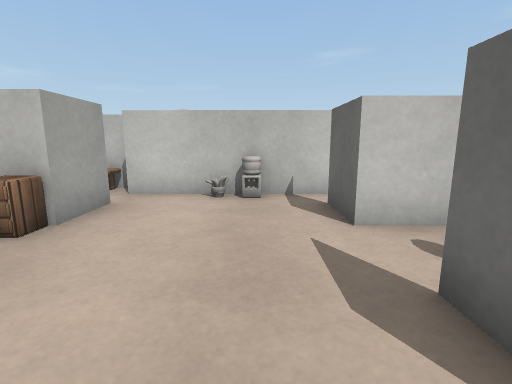
View 1 (above)

12 first-person views from a walk through a scene from a Unity 3-D project. The camera is 0.62 m above the floor, tilts 10° down and sees 85° across. The floor is counted in squares, 0.5 m on a side. Each view is taken from the middle of a square. On the plan, view 1 faces up. The plan holds only what a view shows up to about 13 squares ahead; the rest is blank. The player character is not drawn. Surface patterns are stand-ins for the level's own textures.

View 2
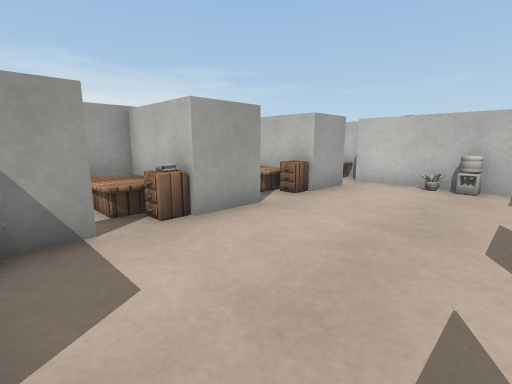

View 3
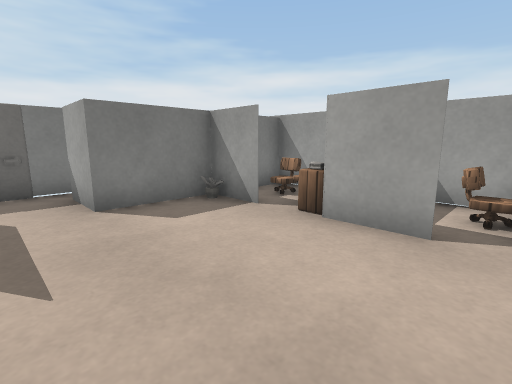

View 4
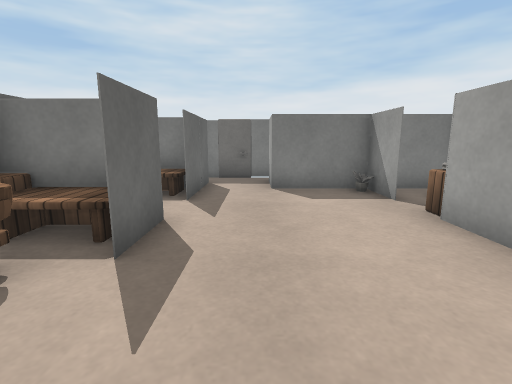

View 5
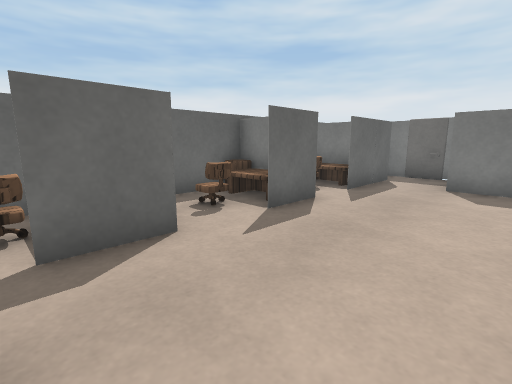

View 6
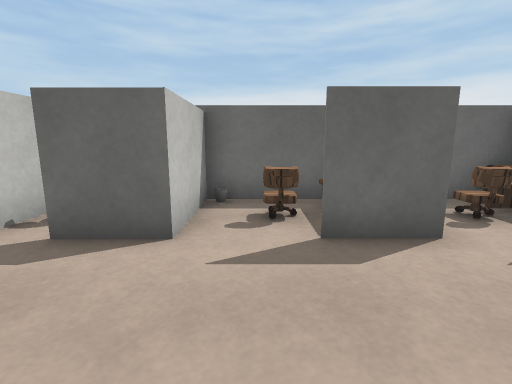

View 7
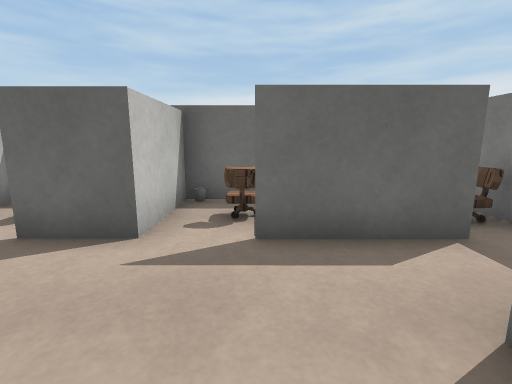

View 8
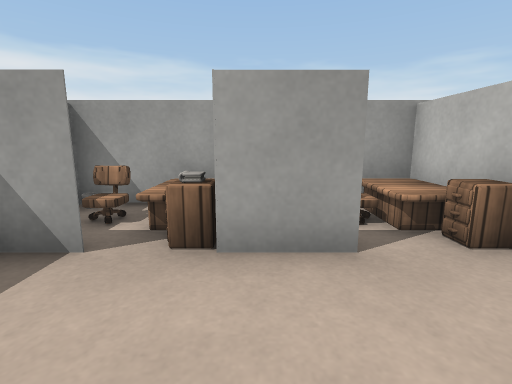

View 9
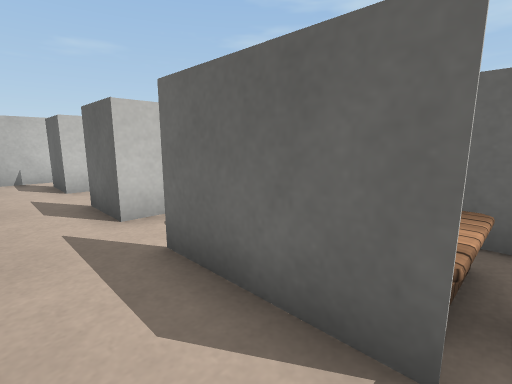

View 10
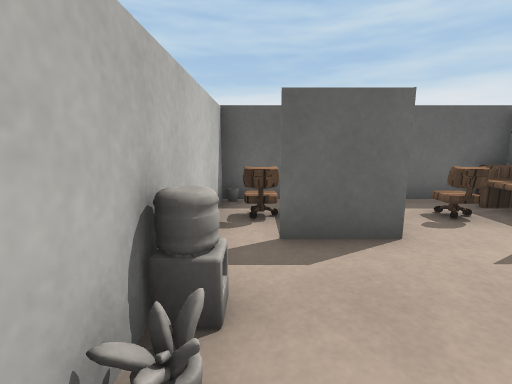

View 11
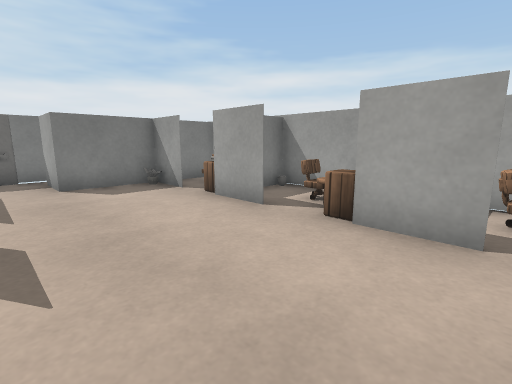

View 12
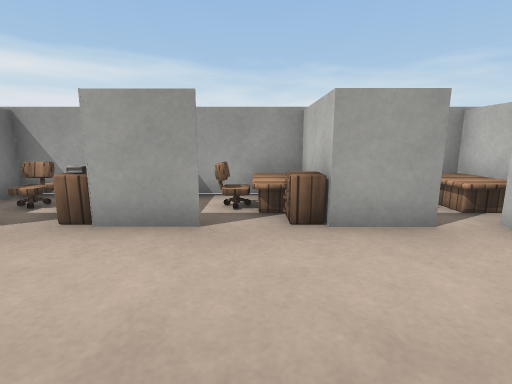

### Floor plan
Points are (right, up) in squares from view 1. A wall is a line through its corners. A room is listed if a view was taken in it or the views show most of it. See-through windows are left out.
Room 1 (views 1, 2, 3, 4, 5, 6, 7, 8, 9, 10, 11, 12)
walls: (-3, -0.9) (-3, -1.6); (3.1, 0.6) (4.1, 0.6); (-3, 2.2) (-3, 0.6) (-5.6, 0.6); (-0.6, -5) (0.2, -5); (1.4, -5) (3.1, -5); (-5.6, 1.1) (-5.6, -2.6) (-4.4, -2.6); (4.1, -4) (4.1, 6.7) (-3.2, 6.7); (4.1, 4.1) (1.5, 4.1) (1.5, 4.6); (-3, 5.8) (-3, 4.4)
objects: chair (-5, -2) to (-4, -1); desk (-5, 0); cabinet (-4, 0) to (-3, 0); other object (-3, -2); cabinet (-3, 4); other object (-1, 6); other object (0, 6); other object (1, -5); chair (2, -4) to (3, -4); desk (2, -3) to (3, -3); desk (2, -2) to (3, -2); chair (2, -1) to (3, -1); desk (2, 1) to (3, 2); chair (2, 3) to (3, 3); chair (2, 6) to (3, 6); other object (4, -2); cabinet (4, 1)
Room 2 (no view inside)
walls: (-3.4, 4.1) (-5.6, 4.1); (-5.6, 5.8) (-5.6, 1.1)
objects: chair (-5, 2) to (-4, 2); desk (-5, 3) to (-4, 4)

Positions as (right, up) in squares from view 1, and headings:
1: (0, 0), facing up
2: (1, -2), facing up-left
3: (1, 3), facing down-left
4: (0, 5), facing down
5: (-2, 6), facing down-right
6: (-2, 3), facing right
7: (-2, -1), facing right
8: (0, 1), facing left
9: (0, -4), facing up-right
10: (-2, 6), facing right
11: (1, 6), facing down-left
12: (1, 3), facing left
